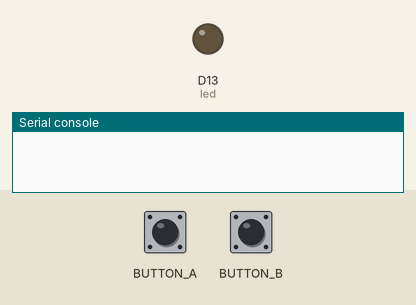
Simulated run of this program. Board: Circuit Playground running CircuitPython. Shown: output pins drawn as LEDs (lit = HIGH), the last lines printed to the serial console. The inputs (shaded band) are chosen by the test bench. USB keyboard and mouse output is not drawn.

Above: at 2.2 s.
2.3 s: button A pressed for 0.15 s
At 2.38 s:
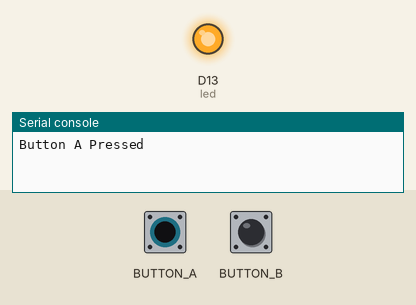
3.9 s: button B pressed for 0.15 s
At 4.7 s:
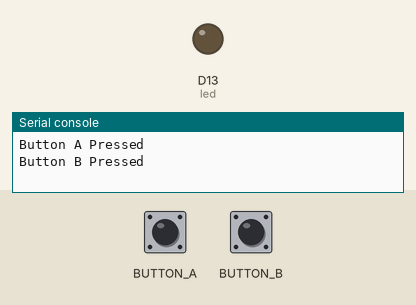
5.5 s: button B pressed for 3.2 s
At 6.2 s:
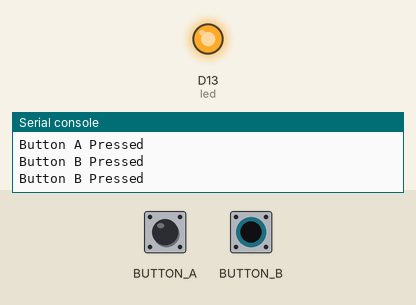
10.2 s: button A pressed for 3.2 s
At 14.9 s:
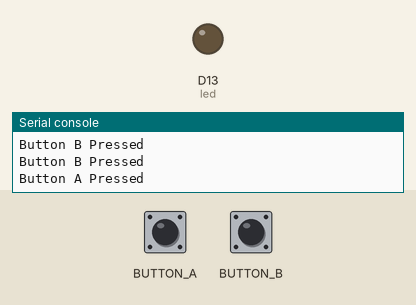
Timing chart, 0 to 15.9 s (numbered marks = the images above; inputs shaded):
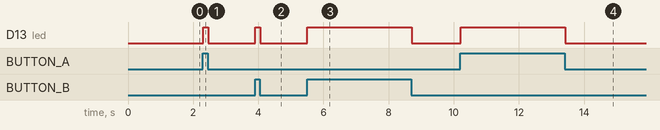

The program:

code.py
```python
import time
import board
import digitalio
from adafruit_hid.keyboard import Keyboard
from adafruit_hid.keyboard_layout_us import KeyboardLayoutUS
from adafruit_hid.keycode import Keycode

button = digitalio.DigitalInOut(board.BUTTON_A)
button.switch_to_input(pull=digitalio.Pull.DOWN)

button2 = digitalio.DigitalInOut(board.BUTTON_B)
button2.switch_to_input(pull=digitalio.Pull.DOWN)

led = digitalio.DigitalInOut(board.D13)
led.direction = digitalio.Direction.OUTPUT

time.sleep(1)
kbd = Keyboard()
layout = KeyboardLayoutUS(kbd)

while True:
    # check each button
    # when pressed, the LED will light up,
    # when released, the keycode or string will be sent
    # this prevents rapid-fire repeats!
    if button.value:  # pressed?
        print("Button A Pressed")

        # turn on the LED
        led.value = True

        while button.value:
            pass  # wait for it to be released!

        # type the keycode or string
        layout.write("a")

        # turn off the LED
        led.value = False

    if button2.value:
        print("Button B Pressed")

        # turn on the LED
        led.value = True

        while button2.value:
            pass  # wait for it to be released!

        # type the keycode or string
        layout.write("b")

        # turn off the LED
        led.value = False

    time.sleep(0.01)
```

Measured:
- after the input at 2.3 s, D13 (led): LOW → HIGH at once, → LOW 0.16 s later
- after the input at 3.9 s, D13 (led): LOW → HIGH at once, → LOW 0.16 s later
- after the input at 5.5 s, D13 (led): LOW → HIGH at once, → LOW 3.2 s later
- after the input at 10.2 s, D13 (led): LOW → HIGH at once, → LOW 3.2 s later
